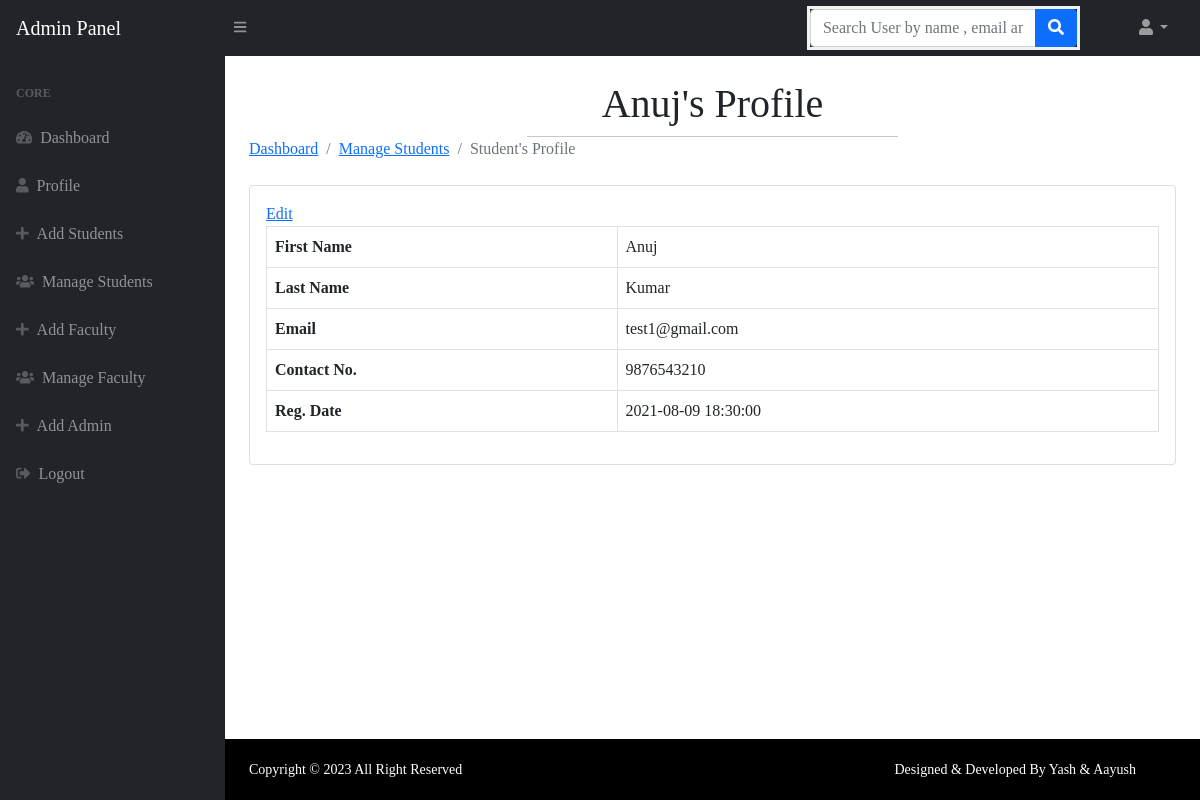
/loginsystem/admin/user-profile.php?uid=13 (signed in), run on the app's committed database.
### tables this page shows
CREATE TABLE `users` (
  `id` int(11) NOT NULL,
  `year` int(11) DEFAULT NULL,
  `semester` int(11) DEFAULT NULL,
  `section` varchar(11) DEFAULT NULL,
  `fname` varchar(255) DEFAULT NULL,
  `lname` varchar(255) DEFAULT NULL,
  `email` varchar(255) DEFAULT NULL,
  `urollno` bigint(13) DEFAULT NULL,
  `addno` varchar(9) DEFAULT NULL,
  `password` varchar(300) DEFAULT NULL,
  `contactno` varchar(11) DEFAULT NULL,
  `img` varchar(255) DEFAULT NULL,
  `posting_date` timestamp NOT NULL DEFAULT current_timestamp(),
  `feedback` int(11) NOT NULL DEFAULT 0,
  `activationcode` varchar(255) NOT NULL,
  `status` int(11) NOT NULL
);

### loginsystem/admin/user-profile.php (the view, shortened to what this page needs)
<?php session_start();
include_once('../includes/config.php');
if (strlen($_SESSION['adminid']==0)) {
  header('location:logout.php');
  } else{
?>
<!DOCTYPE html>
<html lang="en">
    <head>
        <link href="https://cdn.jsdelivr.net/npm/simple-datatables@latest/dist/style.css" rel="stylesheet" />
        <link href="../css/styles.css" rel="stylesheet" />
        <link href="../css/style.css" rel="stylesheet" />
    </head>
    <body class="sb-nav-fixed">
      <?php include_once('includes/navbar.php');?>
        <div id="layoutSidenav">
          <?php include_once('includes/sidebar.php');?>
            <div id="layoutSidenav_content">
                <main>
                    <div class="container-fluid px-4">
<?php
$userid=$_GET['uid'];
$query=mysqli_query($con,"select * from users where id='$userid'");
while($result=mysqli_fetch_array($query))
{?>
                        <h1 class="mt-4"><?php echo $result['fname'];?>'s Profile</h1>
                        <hr>
                    <ol class="breadcrumb mb-4">
                        <li class="breadcrumb-item"><a href="dashboard.php">Dashboard</a></li>
                        <li class="breadcrumb-item"><a href="manage-users.php">Manage Students</a></li>
                        <li class="breadcrumb-item active">Student's Profile</li>
                    </ol>
                        <div class="card mb-4">
                            <div class="card-body">
                                <a href="edit-user-profile.php?uid=<?php echo $result['id'];?>">Edit</a>
                                <table class="table table-bordered">
                                   <tr>
                                    <th>First Name</th>
                                       <td><?php echo $result['fname'];?></td>
                                   </tr>
                                   <tr>
                                       <th>Last Name</th>
                                       <td><?php echo $result['lname'];?></td>
                                   </tr>
                                   <tr>
                                       <th>Email</th>
                                       <td colspan="3"><?php echo $result['email'];?></td>
                                   </tr>
                                     <tr>
                                       <th>Contact No.</th>
                                       <td colspan="3"><?php echo $result['contactno'];?></td>
                                   </tr>
                                        <tr>
                                       <th>Reg. Date</th>
                                       <td colspan="3"><?php echo $result['posting_date'];?></td>
                                   </tr>
                                </table>
                            </div>
                        </div>
<?php } ?>
                    </div>
                </main>
          <?php include('../includes/footer.php');?>
            </div>
        </div>
    </body>
</html>
<?php } ?>

### loginsystem/css/style.css (style rules this page uses)
* { margin: 0; padding: 0; font-family: 'Times New Roman', Times, serif !important; }
hr { width: 40%; margin: auto !important; }

### data on the page
users: fname "Anuj", lname "Kumar", email "test1@gmail.com", contactno "9876543210", posting_date "2021-08-09 18:30:00"
